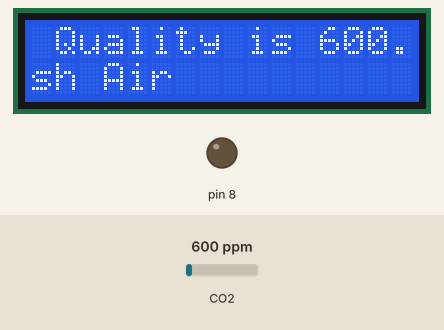
Recording of a sketch running on a simulated Arduino Uno, built with avr-gcc and run on an emulated ATmega328P. Shown: 16×2 character LCD, output pins drawn as LEDs (lit = HIGH). The inputs (shaded band) are chosen by the test bench; at power-on: CO2 600 ppm.

Above: at 2.7 s.
2.8 s: CO2 set to 978 ppm
At 4.3 s:
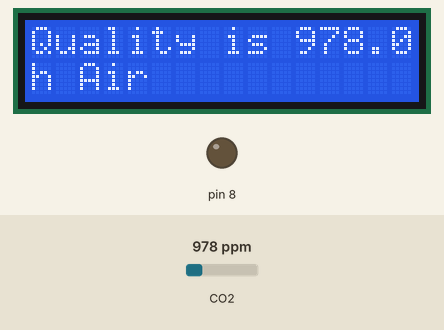
6.0 s: CO2 set to 1038 ppm
At 7.4 s:
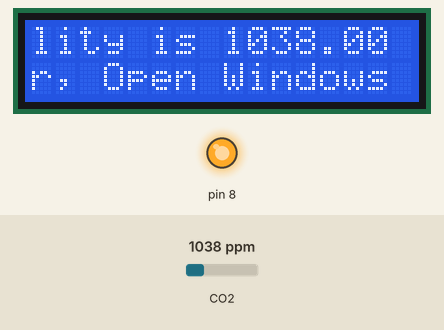
10.1 s: CO2 set to 452 ppm
At 11.4 s:
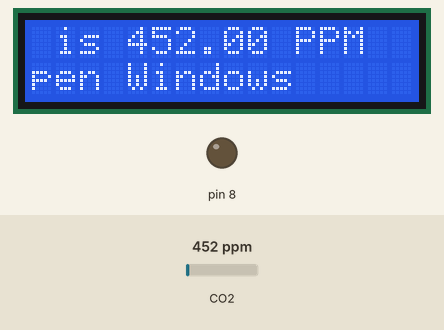
14.2 s: CO2 set to 2350 ppm
At 15.4 s:
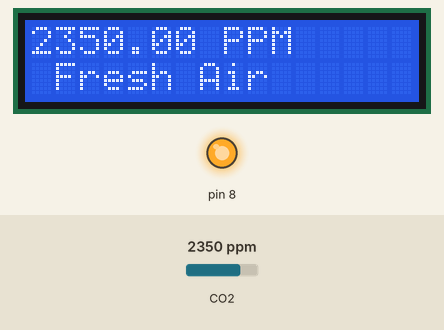
18.3 s: CO2 set to 2023 ppm
20.2 s: CO2 set to 1960 ppm
At 21.5 s:
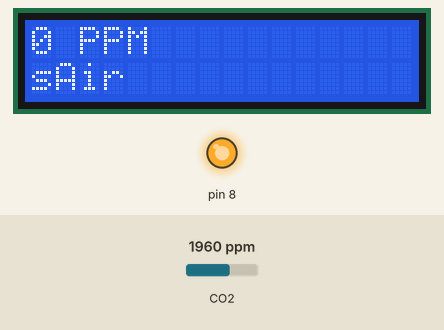
Timing chart, 0 to 23.2 s (numbered marks = the images above; inputs shaded):
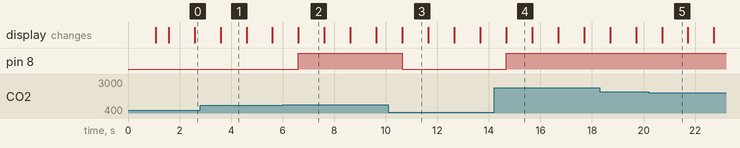

The sketch:

air_lcd.ino
```cpp
#include "MQ135.h"
#include <SoftwareSerial.h>
#define DEBUG true
SoftwareSerial esp8266(9,10); // This makes pin 9 of Arduino as RX pin and pin 10 of Arduino as the TX pin
const int sensorPin= 0;
int air_quality;
#include <LiquidCrystal.h>
LiquidCrystal lcd(12,11, 5, 4, 3, 2);
void setup() {
pinMode(8, OUTPUT);
lcd.begin(16,2);
lcd.setCursor (0,0);
lcd.print ("SJCIT AQM CBPUR ");
lcd.setCursor (0,1);
lcd.print ("Sensor Warming ");
delay(1000);
Serial.begin(9600);
lcd.clear();
lcd.setCursor (0, 0);
lcd.print ("Air Quality is ");
lcd.print (air_quality);
lcd.print (" PPM ");
lcd.setCursor (0,1);
if (air_quality<=300)
{
lcd.print("Fresh Air");
digitalWrite(8, LOW);
}
else if( air_quality>=500 && air_quality<=700 )
{
lcd.print("Poor Air, Open Windows");
digitalWrite(8, HIGH );
}
else if (air_quality>=2000 )
{
lcd.print("Danger! Move to Fresh Air");
digitalWrite(8, HIGH);   // turn the LED on
}
lcd.scrollDisplayLeft();
delay(500);
}
void loop() {
MQ135 gasSensor = MQ135(A0);
float air_quality = gasSensor.getPPM();
/*if(esp8266.available()) // check if the esp is sending a message
  {
    if(esp8266.find("+IPD,"))
    {
     delay(1000);
     int connectionId = esp8266.read()-48; /* We are subtracting 48 from the output because the read() function returns the ASCII decimal value and the first decimal number which is 0 starts   at 48*/
    /* String webpage = "<h1>IOT Air Pollution Monitoring System</h1>";
       webpage += "<p><h2>";
       webpage+= " Air Quality is ";
       webpage+= air_quality;
       webpage+=" PPM";
       webpage += "<p>";
     if (air_quality<=500)
{
  webpage+= "Fresh Air";
}
else if(air_quality<=800 && air_quality>=500)
{
  webpage+= "Poor Air";
}
else if (air_quality>=1000 )
{
webpage+= "Danger! Move to Fresh Air";
}
webpage += "</h2></p></body>";
     String cipSend = "AT+CIPSEND=";
     cipSend += connectionId;
     cipSend += ",";
     cipSend +=webpage.length();
     cipSend +="\r\n";

     sendData(cipSend,1000,DEBUG);
     sendData(webpage,1000,DEBUG);

     cipSend = "AT+CIPSEND=";
     cipSend += connectionId;
     cipSend += ",";
     cipSend +=webpage.length();
     cipSend +="\r\n";*/

     String closeCommand = "AT+CIPCLOSE=";
//     closeCommand+=connectionId; // append connection id
     closeCommand+="\r\n";

     //sendData(closeCommand,3000,DEBUG);
lcd.setCursor (0, 0);
lcd.print ("Air Quality is ");
lcd.print (air_quality);
lcd.print (" PPM ");
lcd.setCursor (0,1);
if (air_quality<1000)
{
lcd.print("Fresh Air");
digitalWrite(8, LOW);
}
else if( air_quality>=1000 && air_quality<2000 )
{
lcd.print("Poor Air, Open Windows");
digitalWrite(8, HIGH );
}
else if (air_quality>=2000 )
{
lcd.print("Danger! Move to Fresh Air");
digitalWrite(8, HIGH);   // turn the LED on
}
lcd.scrollDisplayLeft();
delay(1000);
}
```

Measured:
- the behaviour switches between 999 and 1000 ppm on CO2 (found by bisection; images 1 and 2)
- the behaviour switches between 2000 and 1999 ppm on CO2 (found by bisection; images 4 and 5)
- after the input at 6.0 s, pin 8: LOW → HIGH after 0.61 s; the display: changes after 0.61 s (image 2)
- after the input at 10.1 s, pin 8: HIGH → LOW after 0.54 s; the display: changes after 0.54 s (image 3)
- after the input at 14.2 s, pin 8: LOW → HIGH after 0.47 s; the display: changes after 0.47 s (image 4)
- after the input at 20.2 s, the display: changes after 0.52 s (image 5)
- what the display in image 1 shows lasts 1.0 s, from 3.6 s to 4.6 s
